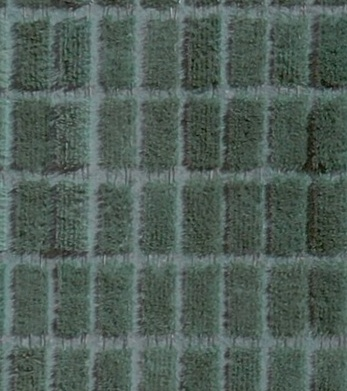
#> input picture Hough/RGB.jpg, 347 x 391 px, found by its file name
$ python T_Hough.py   (older library calls are emulated)
#> lines starting #> are read from the running program, lines starting #| are printed output that depends on the picture; after the words box and inside, x2 and y2 are one past the last pixel; in counts of white or black regions, pixels touching at a corner belong together
#!/usr/bin/env python3
# -*- coding: utf-8 -*-
"""
Created on Thu Oct 17 16:30:00 2019

@author: nicolascuedo
"""

import cv2
import numpy as np
import matplotlib.pyplot as plt
path="/home/nicolascuedo/Escritorio/TAMIU_Octubre/SCRIPS/Hough/"
#file= "/campoCortado.jpg"
#file= "/frame4.jpg"
file="/GI.jpg"
#file="/santiago.jpg"
file2="/RGB.jpg"

img1 = cv2.imread(path+file2,cv2.IMREAD_GRAYSCALE)
#> img1: shape (391, 347); min 10, max 178, mean 90.3

img=cv2.imread(path+file, cv2.IMREAD_GRAYSCALE)
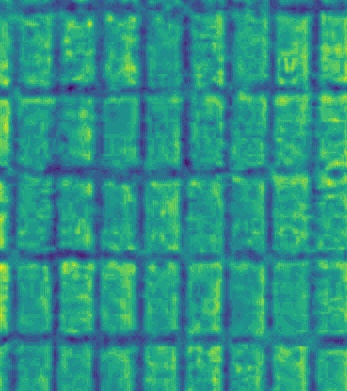
#> input picture Hough/GI.jpg, 347 x 391 px, found by its file name
#> img: shape (391, 347); min 30, max 217, mean 114.5
plt.figure()
plt.imshow(img)


ret, thresh = cv2.threshold(img1,90,255,0)
#> thresh: shape (391, 347); 44.9% white; 1443 white regions (1389 under 20 px), largest, box (x1, y1, x2, y2) and area: (0, 0, 347, 391) 53652, (212, 188, 227, 251) 323, (316, 173, 340, 185) 154
#thresh= np.uint8(255*(thresh-thresh.min()) / (thresh.max()-thresh.min()))


kernel=np.ones(5)
thresh=cv2.morphologyEx(thresh,cv2.MORPH_OPEN,kernel)
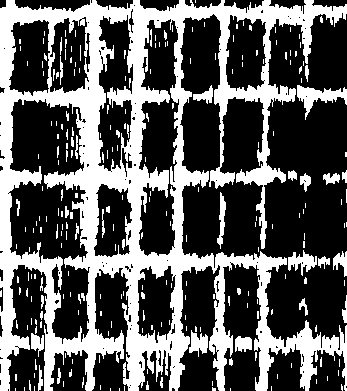
#> thresh: shape (391, 347); 36% white; 251 white regions (206 under 20 px), largest, box (x1, y1, x2, y2) and area: (0, 0, 347, 391) 43270, (297, 85, 347, 120) 657, (288, 250, 317, 276) 363
#thresh=cv2.GaussianBlur(thresh,(5,5),cv2.BORDER_DEFAULT)

#thresh=cv2.
plt.figure('Campo de cultivo')
plt.imshow(thresh,'gray')

img=thresh
#img = abs(thresh-255)
# %%
# Para una simulacion mala, comentar if y ejecutar cv2.HL con 300

img1 = cv2.imread(path+file2)
#> img1 is the input picture: shape (391, 347, 3); mean B, G, R 88.8, 95.6, 80.5


#gray = cv2.cvtColor(img,cv2.COLOR_BGR2GRAY)
#edges = cv2.Canny(gray,50,150,apertureSize = 3)

black=np.zeros(img1.shape)

# Find lines of field and Draw it in red color
lines = cv2.HoughLines(img,1,np.pi/180,200)
#> lines = 697 rows, first 8: [6, 0], [90, 0], [136, 0], [9, 0.0175], [95, 0.0175], [139, 0.0175], [92, 0], [181, 0.0175]
if lines is not None:
	for line in lines:
		for rho,theta in line:
			if (0<=theta<=0.01 or (np.pi/2)-0.01<=theta<=(np.pi/2)+0.01):
			    a = np.cos(theta)
			    b = np.sin(theta)
			    x0 = a*rho
			    y0 = b*rho
			    x1 = int(x0 + 1000*(-b))
			    y1 = int(y0 + 1000*(a))
			    x2 = int(x0 - 1000*(-b))
			    y2 = int(y0 - 1000*(a))

			    cv2.line(img1,(x1,y1),(x2,y2),(0,0,255),5)
			    cv2.line(black,(x1,y1),(x2,y2),(255,255,255),10)
			    plt.figure('RGB hough')
			    plt.imshow(img1[:,:,::-1])
			    plt.figure('scatter')
			    plt.scatter(rho,theta)
#> this loop made 697 passes
#> black: shape (391, 347, 3) float64; 37.1% white; 1 white region, box (x1, y1, x2, y2) and area: (0, 0, 347, 391) 50333

plt.xlabel('rho')
plt.ylabel('theta')
plt.title('Hough Space')
cv2.imwrite('testRGB.jpg',img1)
cv2.imwrite('lineas.jpg',black)

plt.figure()
plt.imshow(img1[:,:,::-1])
plt.title('Ground lines detection')


black=np.uint8(black)
black=cv2.cvtColor(black,cv2.COLOR_RGB2GRAY)
ret, black = cv2.threshold(black,127,255,0)
black=np.uint8(black/255)
black=abs(black-1)
#> black: shape (391, 347); 62.9% white; 1 black region
plt.imshow(black)

contoursImg=np.ones(img1.shape)
imgC,cnt,hr=cv2.findContours(black,cv2.RETR_EXTERNAL,cv2.CHAIN_APPROX_NONE)
#> cnt = 54 contours, 6 with area under 20; largest, box (x1, y1, x2, y2) and area: (312, 182, 347, 256) 2482, (312, 267, 347, 338) 2380, (312, 19, 347, 90) 2380, (312, 101, 347, 171) 2346, (227, 182, 259, 256) 2263; hr = 54 rows, first 6: [1, -1, -1, -1], [2, 0, -1, -1], [3, 1, -1, -1], [4, 2, -1, -1], [5, 3, -1, -1], [6, 4, -1, -1]
cv2.drawContours(contoursImg,cnt,-1,(0,0,0))
#> contoursImg: shape (391, 347, 3) float64; values 0 (black) and 1 (white), 93.7% white; black in thin lines or dots
contoursImg=np.uint8(contoursImg)
contoursImg=cv2.cvtColor(contoursImg,cv2.COLOR_RGB2GRAY)
plt.imshow(contoursImg)


ret, labels = cv2.connectedComponents(contoursImg)
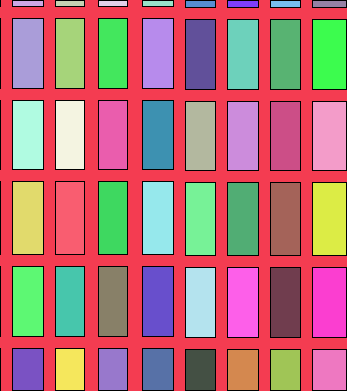
#> labels: shape (391, 347) int32; 50 distinct labels, from 0 to 49; one colour per label, 0 black
#> ret = 50


def imshow_components(labels):
    # Map component labels to hue val
    label_hue = np.uint8(179*labels/np.max(labels))
    blank_ch = 255*np.ones_like(label_hue)
    labeled_img = cv2.merge([label_hue, blank_ch, blank_ch])

    # cvt to BGR for display
    labeled_img = cv2.cvtColor(labeled_img, cv2.COLOR_HSV2BGR)

    # set bg label to black
    labeled_img[label_hue==0] = 0
#> labeled_img: shape (391, 347, 3); mean B, G, R 89.8, 85.2, 143.5

    cv2.imshow('labeled.png', labeled_img)
    cv2.waitKey()

imshow_components(labels)

# %%
ret, labels = cv2.connectedComponents(black)
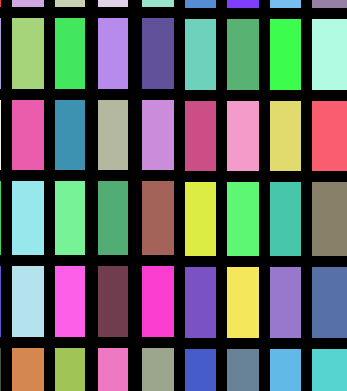
#> labels: shape (391, 347) int32; 55 distinct labels, from 0 to 54; one colour per label, 0 black
#> ret = 55

def imshow_components(labels):
    # Map component labels to hue val
    label_hue = np.uint8(179*labels/np.max(labels))
    blank_ch = 255*np.ones_like(label_hue)
    labeled_img = cv2.merge([label_hue, blank_ch, blank_ch])

    # cvt to BGR for display
    labeled_img = cv2.cvtColor(labeled_img, cv2.COLOR_HSV2BGR)

    # set bg label to black
    labeled_img[label_hue==0] = 0
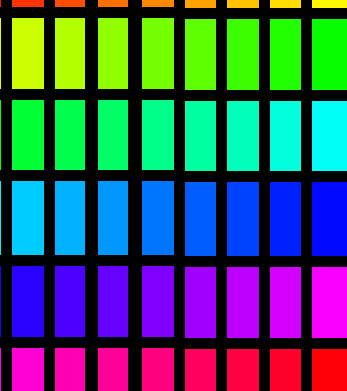
#> labeled_img: shape (391, 347, 3); mean B, G, R 97.4, 84.1, 56.9

    cv2.imshow('labeled.png', labeled_img)
    cv2.waitKey()

imshow_components(labels)

# Set up the detector with default parameters.
detector = cv2.SimpleBlobDetector()

# Detect blobs.
keypoints = detector.detect(black)
#> keypoints = ()

# Draw detected blobs as red circles.
# cv2.DRAW_MATCHES_FLAGS_DRAW_RICH_KEYPOINTS ensures the size of the circle corresponds to the size of blob
im_with_keypoints = cv2.drawKeypoints(black, keypoints, np.array([]), (0,0,255), cv2.DRAW_MATCHES_FLAGS_DRAW_RICH_KEYPOINTS)

# Show keypoints
cv2.imshow("Keypoints", im_with_keypoints)
cv2.waitKey(0)

# %% Prueba Bra
img1 = cv2.imread(path+file2)
lines = cv2.HoughLines(img,1,np.pi/180,200)
if lines is not None:
	plt.figure()
	for line in lines:
		for rho,theta in line:
			if (0<=theta<=0.01 or (np.pi/2)-0.01<=theta<=(np.pi/2)+0.01):
				a = np.cos(theta)
				b = np.sin(theta)
				x0 = a*rho
				y0 = b*rho
				x1 = int(x0 + 1000*(-b))
				y1 = int(y0 + 1000*(a))
				x2 = int(x0 - 1000*(-b))
				y2 = int(y0 - 1000*(a))
				cv2.line(img1,(x1,y1),(x2,y2),(0,0,255),2)
				plt.scatter(rho,theta)
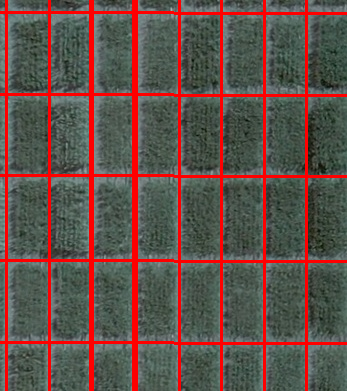
#> img1: shape (391, 347, 3); 11.87% of pixels changed, all inside (x1, y1, x2, y2) = (0, 0, 347, 391)

#    for line in lines:
#        for x1,y1,x2,y2 in line:
#            cv2.line(line_image,(x1,y1),(x2,y2),(255,0,0),10)

plt.figure()
plt.imshow(img1[:,:,::-1])
#plt.figure()
#plt.scatter(lines[:,0,0],lines[:,0,1])
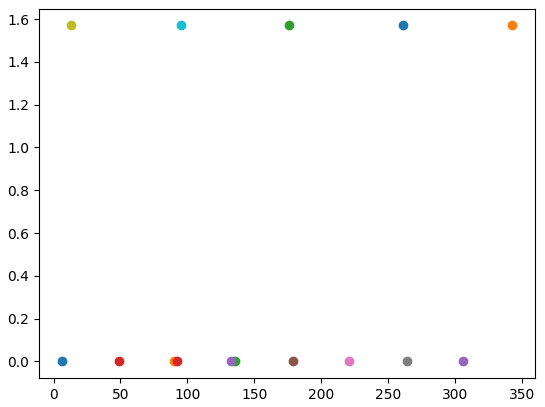
#> figure drawn by matplotlib, 1 panel
